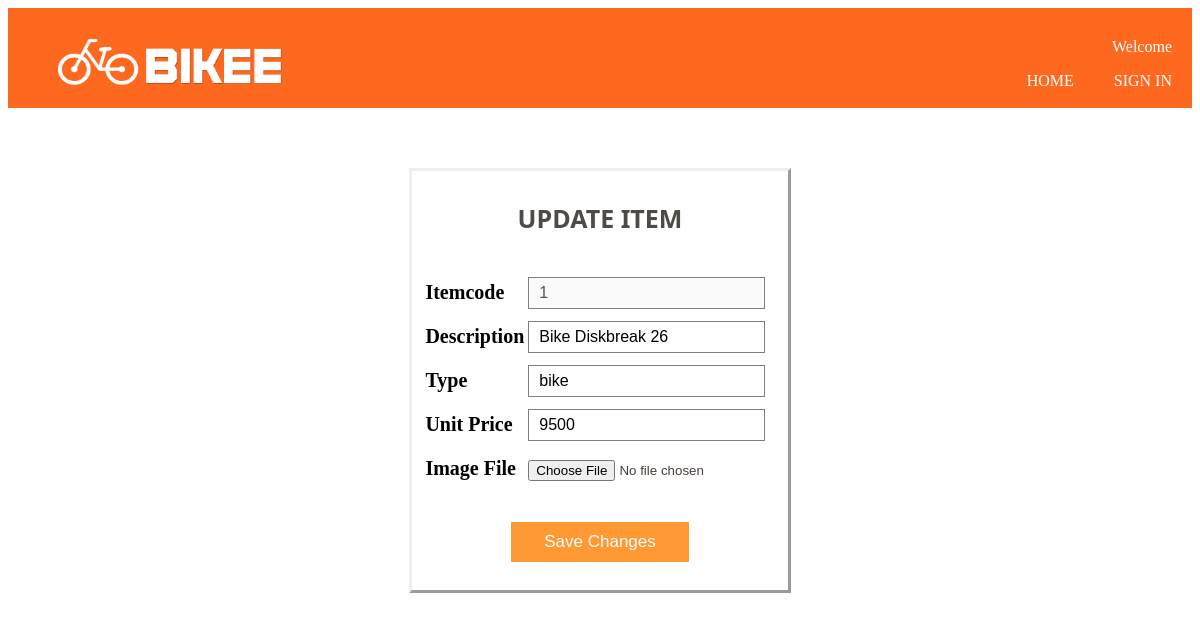
Screenshot of /UpdateItem.php?id=1 with the database file from the repository.
### tables this page shows
CREATE TABLE `items` (
  `id` int(11) NOT NULL,
  `itemDesc` varchar(100) NOT NULL,
  `price` double NOT NULL,
  `itemType` varchar(100) NOT NULL,
  `image` longtext NOT NULL
);

### UpdateItem.php (the view, shortened to what this page needs)
<?php
include('Header.php');
  $itemDesc='';
  include('Conn.php');
       mysqli_select_db($conn,"bikeshop");
	   if (isset($_GET['id']) && is_numeric($_GET['id']))
       {
       $id = $_GET['id'];
           $sql = "SELECT * from items WHERE id='$id'";
           $result = mysqli_query($conn, $sql)
           or die(mysql_error());
           $row = mysqli_fetch_array($result);
	       if($row){
			    $itemDesc = $row['itemDesc'];
                $itemType = $row['itemType'];
                $price = $row['price'];
		   }
	   }
?>
<html>
<head>
</head>
<body>
<form method="post" action="" enctype="multipart/form-data">
<table border="0">
 <h1 style="font-size:25px;font-family:system-ui;color:#4E4A45;margin-top:20px" align="center">UPDATE ITEM</h1>
 <br/>
<td height="40" width="179"><b><font color='Black'>Itemcode<em></em></font></b></td>
<td class="input-group"><label>
<input type="text" disabled="disabled" name="id"  value="<?php echo $id; ?>"/>
</label></td>
<tr>
<td height="40" width="179"><b><font color='Black'>Description<em></em></font></b></td>
<td class="input-group"><label>
<input type="text" name="itemDesc"  value="<?php echo $itemDesc; ?>"  />
</label></td>
</tr>
<tr>
<td height="40" width="179"><b><font color='Black'>Type<em></em></font></b></td>
<td class="input-group"><label>
<input type="text" name="itemType" value="<?php echo $itemType; ?>" />
</label></td>
</tr>
<tr>
<td height="40" width="179"><b><font color='Black'>Unit Price<em></em></font></b></td>
<td class="input-group"><label>
<input type="number" step=".01" name="price" value="<?php echo $price; ?>" />
</label></td>
</tr>
<tr>
<td height="40" width="179"><b><font color='Black'>Image File<em></em></font></b></td>
<td><label>
<input type="file" name="image" value="<?php echo $image; ?>" />
</label></td>
</tr>
</table>
<div align="center"><input type="submit" name="submit" value="Save Changes" class="btn"></div>
<br/>
</form>
</body>
</html>

### UpdateItem.php (style rules this page uses)
form { width: 30%; margin: 60px auto; padding: 10px; border-style:outset; background: white; }
.input-group input { height: 20px; width: 85%; padding: 5px 10px; font-size: 16px; border: 1px solid gray; }
.btn { padding: 10px; margin-top: 30px; font-size: 17px; color: white; background: #FF9933; border: none; width: 50%; }
td { font-family:Calibri; font-weight: bold; color:#49413B; font-size:20px; height:50; }

### rows the page displays
items: itemDesc "Bike Diskbreak 26", itemType "bike", price "9500"
